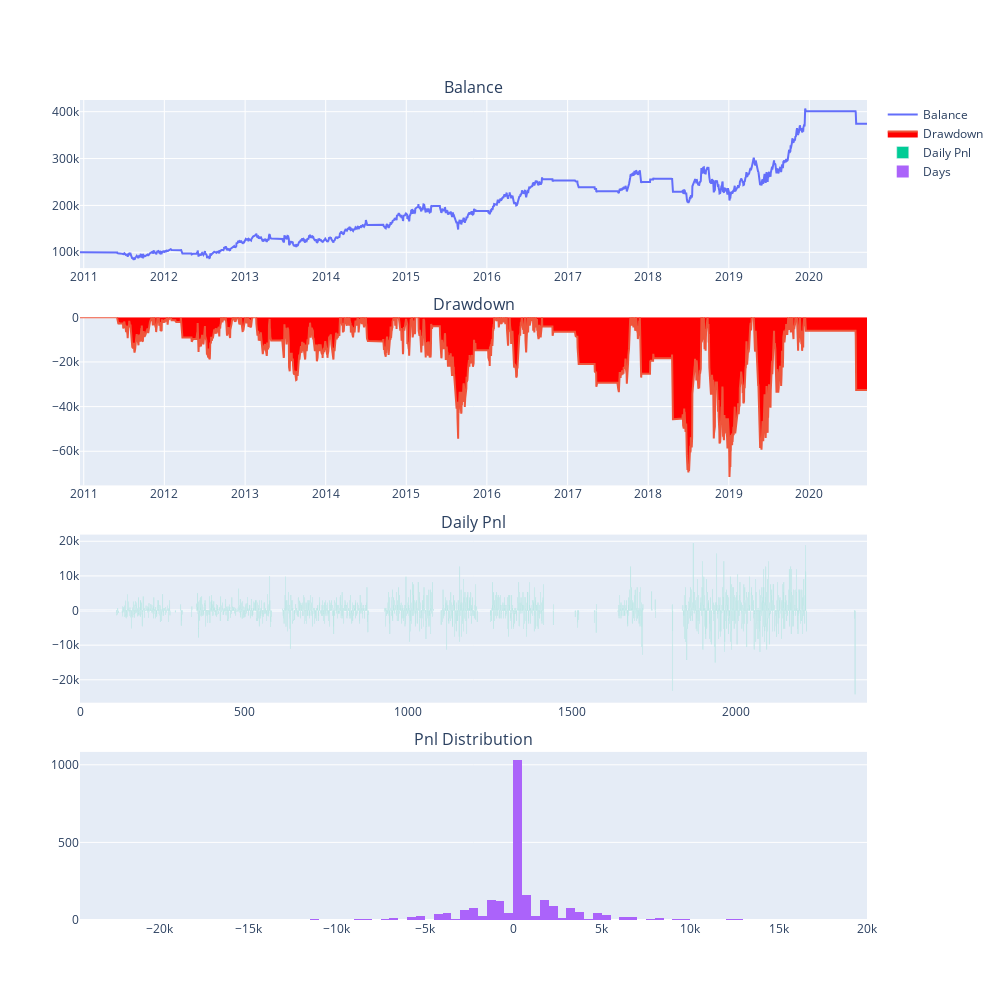

The notebook cell this image was saved under:
### Markdown cell above
## 回測結果

### Code cell
from functools import partial

tickers = '2330.TSE'
symbol, exchange = tickers.split('.')
get_commission = partial(getCommission, symbol=symbol, exchange=exchange)
engine = BacktestingEngine()
engine.set_parameters(
    vt_symbol=tickers,
    interval=Interval.DAILY,
    start=datetime(2010, 12, 1),
    end=datetime(2019, 12, 1),
    rate=get_commission,
    slippage=getMinimumTick,
    size=1000,
    pricetick=getMinimumTick,
    capital=100_000,
    mode=BacktestingMode.BAR,
    collection_name='TSE')

boll_setting = {
    'boll_window' : 20,
    'boll_dev' : 2,
    'sl_multiplier' : 1.33,
    'tp_multiplier' : 1.5,
    'fixed_size' : 1.5,
}
engine.add_strategy(BollChannelStrategy, boll_setting)
engine.load_data()
engine.run_backtesting()
df = engine.calculate_result()
engine.calculate_statistics()
engine.show_chart()

### Figure 1 — Plotly figure (JSON) as saved in the notebook; plotly's stock layout.template omitted (floating-point values rounded to 4 significant figures; data arrays with more than 128 entries replaced by an {"elided": "..."} marker saying what was removed)
{"data": [{"mode": "lines", "name": "Balance", "type": "scatter", "x": {"elided": "2401 str values"}, "xaxis": "x", "y": {"elided": "2401 float values"}, "yaxis": "y"}, {"fill": "tozeroy", "fillcolor": "red", "mode": "lines", "name": "Drawdown", "type": "scatter", "x": {"elided": "2401 str values"}, "xaxis": "x2", "y": {"elided": "2401 float values"}, "yaxis": "y2"}, {"name": "Daily Pnl", "type": "bar", "xaxis": "x3", "y": {"elided": "2401 float values"}, "yaxis": "y3"}, {"name": "Days", "nbinsx": 100, "type": "histogram", "x": {"elided": "2401 float values"}, "xaxis": "x4", "yaxis": "y4"}], "layout": {"annotations": [{"font": {"size": 16}, "showarrow": false, "text": "Balance", "x": 0.5, "xanchor": "center", "xref": "paper", "y": 1, "yanchor": "bottom", "yref": "paper"}, {"font": {"size": 16}, "showarrow": false, "text": "Drawdown", "x": 0.5, "xanchor": "center", "xref": "paper", "y": 0.735, "yanchor": "bottom", "yref": "paper"}, {"font": {"size": 16}, "showarrow": false, "text": "Daily Pnl", "x": 0.5, "xanchor": "center", "xref": "paper", "y": 0.47, "yanchor": "bottom", "yref": "paper"}, {"font": {"size": 16}, "showarrow": false, "text": "Pnl Distribution", "x": 0.5, "xanchor": "center", "xref": "paper", "y": 0.205, "yanchor": "bottom", "yref": "paper"}], "height": 1000, "width": 1000, "xaxis": {"anchor": "y", "domain": [0, 1]}, "xaxis2": {"anchor": "y2", "domain": [0, 1]}, "xaxis3": {"anchor": "y3", "domain": [0, 1]}, "xaxis4": {"anchor": "y4", "domain": [0, 1]}, "yaxis": {"anchor": "x", "domain": [0.795, 1]}, "yaxis2": {"anchor": "x2", "domain": [0.53, 0.735]}, "yaxis3": {"anchor": "x3", "domain": [0.265, 0.47]}, "yaxis4": {"anchor": "x4", "domain": [0, 0.205]}}}
